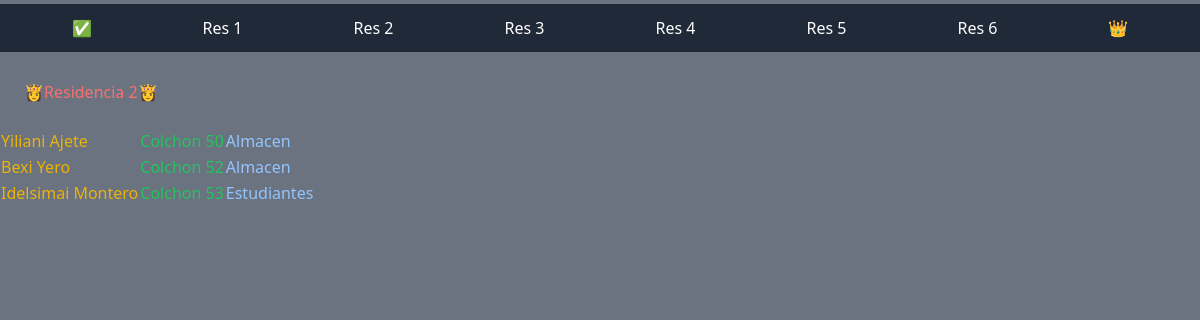
The page /res_2/ on the database as committed earlier.
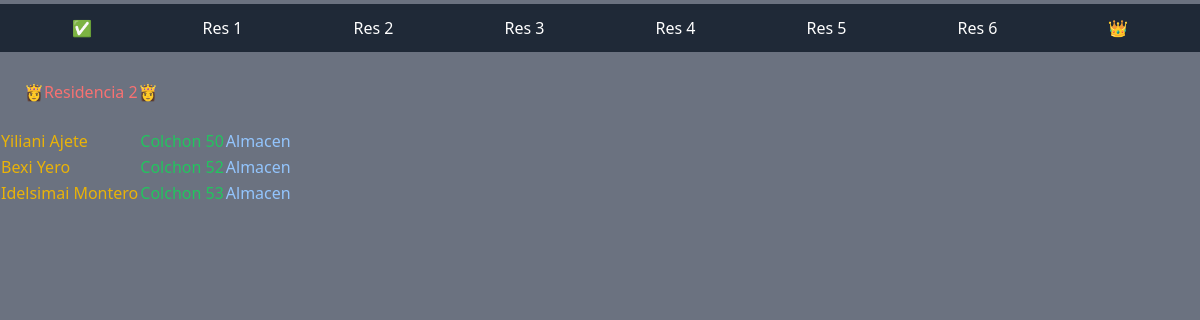
The same page on the database as committed later.
### Myapp/models.py (models this page shows, shortened)
class Estudiante(models.Model):
    nombre_estudiante=models.CharField(max_length=50, primary_key=True)
    residencia=models.PositiveIntegerField()
    colchon=models.ForeignKey(Colchon, on_delete=models.CASCADE)

class Colchon(models.Model):
    numero_colchon=models.PositiveIntegerField(primary_key=True)
    lugar=models.ForeignKey(Lugar,default=1 ,null=False, on_delete=models.CASCADE)
    boton=models.BooleanField(default=False)
    def __str__(self):
        x=str(self.numero_colchon)
        return f"Colchon {x}"

class Lugar(models.Model):
    nombre_lugar=models.CharField(max_length=20)
    def __str__(self):
        return self.nombre_lugar

### Myapp/views.py (the view)
# urls.py: path('res_2/',views.res_2, name="Residencia_2"),
def res_2(requers):
    resists=Estudiante.objects.all()
    return render(requers,'resi_2.html',{
        'estudiantes': resists
    })

### Myapp/templates/resi_2.html
{% extends 'base.html' %}
{% block conten %}
<h1 class="p-6 text-red-400">👸Residencia 2👸</h1>
<TABLE whitespace-no-wrap>
{% for estudiante in estudiantes %}
{% if estudiante.residencia == 2 %}
        <tr>
            <td><h3 class="text-yellow-500">{{estudiante.nombre_estudiante}}</h3></td>
            <td><h3 class="text-green-500">{{estudiante.colchon}}</h3></td>
            <td><h3 class="text-blue-300">{{estudiante.colchon.lugar}}</h3></td>
        </tr>
{% endif %}
{% endfor %}
</TABLE>
{% endblock %}

Rows that differ between the two databases and show on the page:
changed through a linked row, Estudiante "Idelsimai Montero": colchon.lugar "Estudiantes" → "Almacen"
